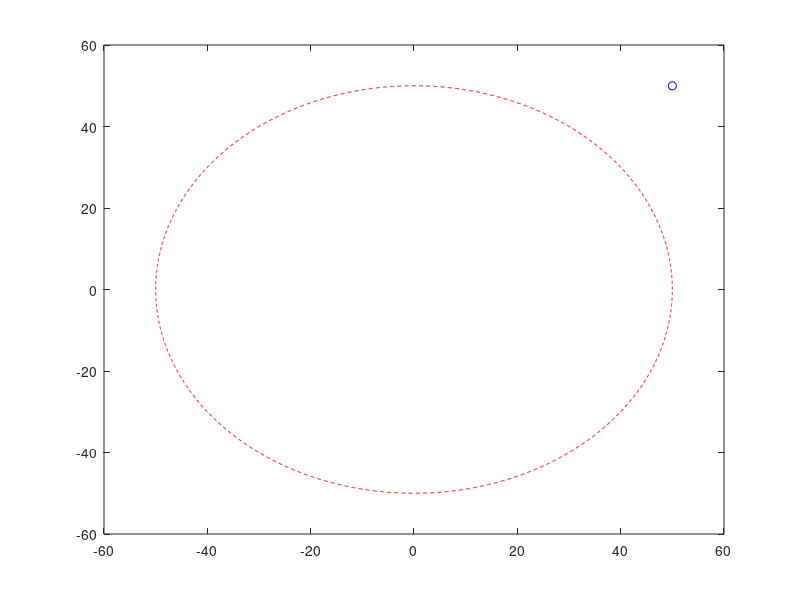

Here is the MATLAB script that generated this plot: (Note: this script raises an error after producing the figure.)
%
% General parameters
%
r = 50;
dt = 0.1;
T = 20; % period of circular motion
t = 0:dt:T; % simulation duration
mPos = zeros(2, size(t,2));
mPos(:,1) = [r; 0]; % initial position of circular orbit object 
ePos = zeros(2, size(t,2));
ePos(:,1) = [r; 0]; % initial position of elliptic orbit object

%
% Circular orbit track
%
theta = 0:0.1:360;
x = r * cos(theta*pi/180);
y = r * sin(theta*pi/180);

%
% Elliptic orbit track
%
a = 8; % semimajor axis
b = 3; % semiminor axis
c = sqrt(a^2 - b^2); % focal
e = sqrt(1 - b^2/a^2); % eccentricity
l = a*(1 - e^2); % latus rectum
r1 = l ./ (1 - e*cos(theta*pi/180));
x1 = r1 .* cos(theta*pi/180) - c; % puts the ellipse at the center
y1 = r1 .* sin(theta*pi/180);

% Simulation data of circual orbit 
for i = 2:length(t)   
    mPos(:, i) = r*[cos(2*pi*t(i)/T); sin(2*pi*t(i)/T)];
end

% Simulation data of elliptical orbit
for i = 2:length(t)
    ePos(:, i) = (l./(1 + e*cos(2*pi*t(i)/T))).*[cos(2*pi*t(i)/T); sin(2*pi*t(i)/T)];
end

%plot circular orbit simulation
axis equal;
figure(1)
h1 = plot(mPos(1, 1), mPos(1, 2), 'ob');hold on;
plot(x, y, '--r');
plot(0, 0, 'Or');
for i = 1:length(mPos)
   axis equal;
   set(h1, 'XData', mPos(1,i), 'YData', mPos(2,i)); 
   pause(0.05);
   xlim([-60 60]);
   ylim([-60 60]);
end

%plot ellipse orbit simulation
axis equal;
figure(2)
h2 = plot(ePos(1, 1), ePos(1, 2), 'ob');hold on;
plot(x1,y1,'--r');
plot(-c,0, 'Or');
for i = 1:length(ePos)
    axis equal;
    set(h2, 'XData', ePos(1,i)+c, 'Ydata', ePos(2,i));
    pause(0.05);
    xlim([-10 10]);
    ylim([-6 6]);
end

%
% Created by : Dimas Widyasastrena @2022
%

